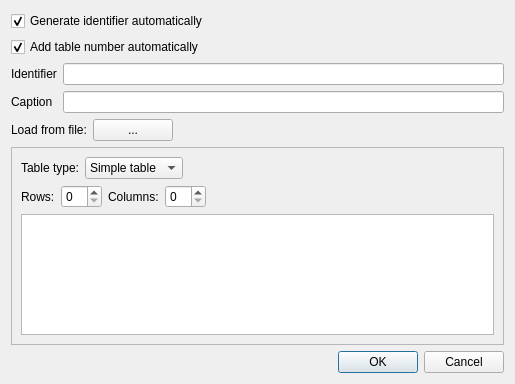
<?xml version="1.0" encoding="UTF-8"?>
<ui version="4.0">
 <class>AddTableDialog</class>
 <widget class="QDialog" name="AddTableDialog">
  <property name="geometry">
   <rect>
    <x>0</x>
    <y>0</y>
    <width>515</width>
    <height>384</height>
   </rect>
  </property>
  <property name="windowTitle">
   <string>Add table - Manuwrite</string>
  </property>
  <layout class="QVBoxLayout" name="verticalLayout">
   <item>
    <widget class="QCheckBox" name="AutogenIdentifierCheckbox">
     <property name="text">
      <string>Generate identifier automatically</string>
     </property>
     <property name="checked">
      <bool>true</bool>
     </property>
    </widget>
   </item>
   <item>
    <widget class="QCheckBox" name="AutonumberCheckbox">
     <property name="text">
      <string>Add table number automatically</string>
     </property>
     <property name="checked">
      <bool>true</bool>
     </property>
    </widget>
   </item>
   <item>
    <layout class="QHBoxLayout" name="MainIdentifierLayout">
     <item>
      <layout class="QVBoxLayout" name="LabelsVerticalLayout">
       <item>
        <widget class="QLabel" name="IdentifierLabel">
         <property name="text">
          <string>Identifier</string>
         </property>
        </widget>
       </item>
       <item>
        <widget class="QLabel" name="CaptionLabel">
         <property name="text">
          <string>Caption</string>
         </property>
        </widget>
       </item>
      </layout>
     </item>
     <item>
      <layout class="QVBoxLayout" name="InputsVerticalLayout">
       <item>
        <widget class="QLineEdit" name="IdentifierLineEdit"/>
       </item>
       <item>
        <widget class="QLineEdit" name="CaptionLineEdit"/>
       </item>
      </layout>
     </item>
    </layout>
   </item>
   <item>
    <layout class="QHBoxLayout" name="horizontalLayout_2">
     <item>
      <widget class="QLabel" name="LoadFromFileLabel">
       <property name="text">
        <string>Load from file:</string>
       </property>
      </widget>
     </item>
     <item>
      <widget class="QPushButton" name="LoadFromFileButton">
       <property name="text">
        <string>...</string>
       </property>
      </widget>
     </item>
     <item>
      <spacer name="horizontalSpacer">
       <property name="orientation">
        <enum>Qt::Horizontal</enum>
       </property>
       <property name="sizeHint" stdset="0">
        <size>
         <width>40</width>
         <height>20</height>
        </size>
       </property>
      </spacer>
     </item>
    </layout>
   </item>
   <item>
    <widget class="QFrame" name="frame">
     <property name="frameShape">
      <enum>QFrame::StyledPanel</enum>
     </property>
     <property name="frameShadow">
      <enum>QFrame::Raised</enum>
     </property>
     <layout class="QVBoxLayout" name="verticalLayout_4">
      <item>
       <layout class="QHBoxLayout" name="TableTypeLayout">
        <item>
         <widget class="QLabel" name="TableTypeLabel">
          <property name="text">
           <string>Table type:</string>
          </property>
         </widget>
        </item>
        <item>
         <widget class="QComboBox" name="TableTypeCombobox">
          <property name="currentText">
           <string>Simple table</string>
          </property>
          <property name="currentIndex">
           <number>0</number>
          </property>
          <item>
           <property name="text">
            <string>Simple table</string>
           </property>
          </item>
         </widget>
        </item>
        <item>
         <spacer name="horizontalSpacer_3">
          <property name="orientation">
           <enum>Qt::Horizontal</enum>
          </property>
          <property name="sizeHint" stdset="0">
           <size>
            <width>40</width>
            <height>20</height>
           </size>
          </property>
         </spacer>
        </item>
       </layout>
      </item>
      <item>
       <layout class="QHBoxLayout" name="horizontalLayout_3">
        <item>
         <widget class="QLabel" name="RowsLabel">
          <property name="text">
           <string>Rows:</string>
          </property>
         </widget>
        </item>
        <item>
         <widget class="QSpinBox" name="RowsSpinBox"/>
        </item>
        <item>
         <widget class="QLabel" name="ColumnsLabel">
          <property name="text">
           <string>Columns:</string>
          </property>
         </widget>
        </item>
        <item>
         <widget class="QSpinBox" name="ColumnsSpinBox"/>
        </item>
        <item>
         <spacer name="horizontalSpacer_2">
          <property name="orientation">
           <enum>Qt::Horizontal</enum>
          </property>
          <property name="sizeHint" stdset="0">
           <size>
            <width>40</width>
            <height>20</height>
           </size>
          </property>
         </spacer>
        </item>
       </layout>
      </item>
      <item>
       <widget class="QTableWidget" name="TablePreviewWidget"/>
      </item>
     </layout>
    </widget>
   </item>
   <item>
    <widget class="QDialogButtonBox" name="buttonBox">
     <property name="orientation">
      <enum>Qt::Horizontal</enum>
     </property>
     <property name="standardButtons">
      <set>QDialogButtonBox::Cancel|QDialogButtonBox::Ok</set>
     </property>
    </widget>
   </item>
  </layout>
 </widget>
 <resources/>
 <connections>
  <connection>
   <sender>buttonBox</sender>
   <signal>accepted()</signal>
   <receiver>AddTableDialog</receiver>
   <slot>accept()</slot>
   <hints>
    <hint type="sourcelabel">
     <x>248</x>
     <y>254</y>
    </hint>
    <hint type="destinationlabel">
     <x>157</x>
     <y>274</y>
    </hint>
   </hints>
  </connection>
  <connection>
   <sender>buttonBox</sender>
   <signal>rejected()</signal>
   <receiver>AddTableDialog</receiver>
   <slot>reject()</slot>
   <hints>
    <hint type="sourcelabel">
     <x>316</x>
     <y>260</y>
    </hint>
    <hint type="destinationlabel">
     <x>286</x>
     <y>274</y>
    </hint>
   </hints>
  </connection>
 </connections>
</ui>
